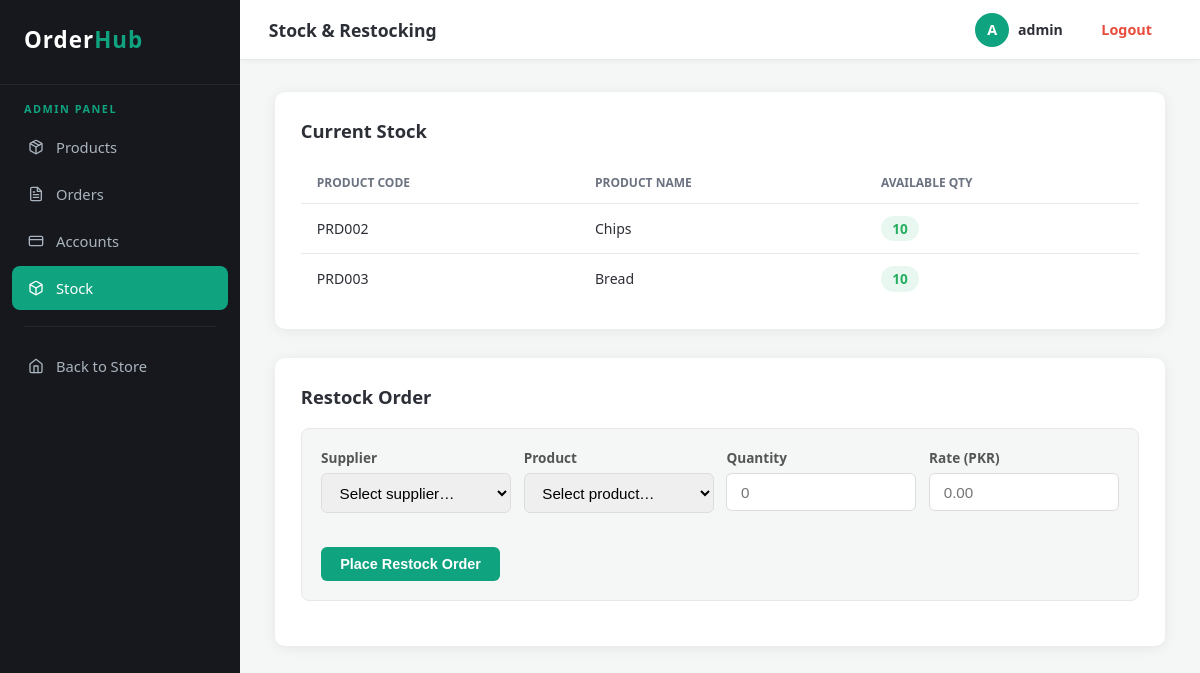
Screenshot of /admin-panel/stock/ (signed in) with the database file from the repository.
### core/models.py (models this page shows, shortened)
class user(AbstractUser):
    name         = models.CharField(max_length=100, blank=True)
    role         = models.CharField(max_length=50, blank=True)
    account_code = models.ForeignKey(
        'chart_of_account', on_delete=models.SET_NULL,
        null=True, blank=True, db_column='account_code'
    )
    class Meta:
        db_table = 'user'

class product(models.Model):
    code          = models.CharField(max_length=20, primary_key=True)
    name          = models.CharField(max_length=100)
    rate          = models.DecimalField(max_digits=14, decimal_places=2)
    category_code = models.ForeignKey(
        category, on_delete=models.CASCADE, db_column='category_code'
    )
    class Meta:
        db_table = 'product'

### core/views.py (the view, shortened to what this page needs)
# urls.py: path('admin-panel/stock/',             views.admin_stock_view,         name='admin_stock'),
@login_required(login_url='core:login')
@admin_required
def admin_stock_view(request):
    with connection.cursor() as cursor:
        cursor.execute(
            """
            SELECT s.product_code, p.name, COALESCE(SUM(s.receive), 0), COALESCE(SUM(s.issue), 0)
            FROM stock s
            JOIN product p ON s.product_code = p.code
            GROUP BY s.product_code, p.name
            ORDER BY s.product_code
            """
        )
        stock_rows = cursor.fetchall()
    stock_summary = [
        {
            'product_code':   r[0],
            'product_code__name': r[1],
            'total_receive':  r[2],
            'total_issue':    r[3],
            'available':      r[2] - r[3],
        }
        for r in stock_rows
    ]
    suppliers = chart_of_account.objects.filter(account_type='Supplier')
    products  = product.objects.all()
    return render(request, 'admin_stock.html', {
        'stock_summary': stock_summary,
        'suppliers':     suppliers,
        'products':      products,
    })

### core/views.py (called while the page is built)
def is_admin(u):
    return u.is_authenticated and u.role == 'admin'

### core/templates/admin_stock.html (shortened to what this page needs)
{% extends 'admin_base.html' %}
{% block nav_stock %}active{% endblock %}
{% block page_title %}Stock & Restocking{% endblock %}
{% block content %}
<div class="admin-grid">
    <section class="admin-card">
        <div class="admin-card-header">
            <h2>Current Stock</h2>
        </div>
        <table class="data-table">
            <thead>
                <tr>
                    <th>Product Code</th>
                    <th>Product Name</th>
                    <th>Available Qty</th>
                </tr>
            </thead>
            <tbody>
                {% for row in stock_summary %}
                <tr>
                    <td>{{ row.product_code }}</td>
                    <td>{{ row.product_code__name }}</td>
                    <td>
                        <span class="stock-qty {% if row.available <= 0 %}stock-zero{% elif row.available < 10 %}stock-low{% else %}stock-ok{% endif %}">
                            {{ row.available }}
                        </span>
                    </td>
                </tr>
                {% empty %}
                <tr><td colspan="3">No stock data yet.</td></tr>
                {% endfor %}
            </tbody>
        </table>
    </section>
    <section class="admin-card">
        <div class="admin-card-header">
            <h2>Restock Order</h2>
        </div>
        <form method="post" class="admin-form">
            <div class="form-row">
                <div class="form-group">
                    <label for="supplier">Supplier</label>
                    <select id="supplier" name="supplier" required>
                        <option value="">Select supplier…</option>
                    </select>
                </div>
                <div class="form-group">
                    <label for="product">Product</label>
                    <select id="product" name="product" required>
                        <option value="">Select product…</option>
                    </select>
                </div>
                <div class="form-group">
                    <label for="quantity">Quantity</label>
                    <input type="number" id="quantity" name="quantity" min="1" placeholder="0" required />
                </div>
                <div class="form-group">
                    <label for="rate">Rate (PKR)</label>
                    <input type="number" id="rate" name="rate" step="0.01" min="0" placeholder="0.00" required />
                </div>
            </div>
            <button type="submit" class="btn btn-primary">Place Restock Order</button>
        </form>
    </section>
</div>
{% endblock %}

### core/templates/admin_base.html (shortened to what this page needs)
{% load static %}
<!DOCTYPE html>
<html lang="en">
<head>
    <link rel="stylesheet" href="{% static 'style.css' %}" />
</head>
<body class="app-layout">
    <aside class="sidebar">
        <div class="sidebar-brand">Order<span>Hub</span></div>
        <div class="sidebar-label">Admin Panel</div>
        <nav class="sidebar-nav">
            <a href="{% url 'core:admin_products' %}" class="nav-item {% block nav_products %}{% endblock %}">
                Products
            </a>
            <a href="{% url 'core:admin_orders' %}" class="nav-item {% block nav_orders %}{% endblock %}">
                Orders
            </a>
            <a href="{% url 'core:admin_accounts' %}" class="nav-item {% block nav_accounts %}{% endblock %}">
                <svg xmlns="http://www.w3.org/2000/svg" width="16" height="16" viewBox="0 0 24 24" fill="none" stroke="currentColor" stroke-width="2" stroke-linecap="round" stroke-linejoin="round"><rect x="2" y="5" width="20" height="14" rx="2"/><line x1="2" y1="10" x2="22" y2="10"/></svg>
                Accounts
            </a>
            <a href="{% url 'core:admin_stock' %}" class="nav-item {% block nav_stock %}{% endblock %}">
                Stock
            </a>
            <div class="sidebar-divider"></div>
            <a href="{% url 'core:dashboard' %}" class="nav-item">
                <svg xmlns="http://www.w3.org/2000/svg" width="16" height="16" viewBox="0 0 24 24" fill="none" stroke="currentColor" stroke-width="2" stroke-linecap="round" stroke-linejoin="round"><path d="m3 9 9-7 9 7v11a2 2 0 0 1-2 2H5a2 2 0 0 1-2-2z"/><polyline points="9 22 9 12 15 12 15 22"/></svg>
                Back to Store
            </a>
        </nav>
    </aside>
    <div class="page-wrapper">
        <header class="topbar">
            <div class="topbar-title">{% block page_title %}Admin{% endblock %}</div>
            <div class="topbar-right">
                <div class="topbar-user">
                    <span class="user-avatar">{{ user.username|first|upper }}</span>
                    <span class="user-name">{{ user.name|default:user.username }}</span>
                </div>
                <a href="{% url 'core:logout' %}" class="btn btn-logout">Logout</a>
            </div>
        </header>
        <main class="main-content">
            {% block content %}{% endblock %}
        </main>
    </div>
</body>
</html>

### rows the page displays
user: username|first "A", name "admin"
product: product_code "PRD002", product_code__name "Chips", available "10"
product: product_code "PRD003", product_code__name "Bread", available "10"
